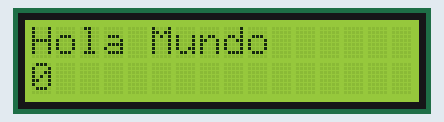
This sketch was run on a simulated Arduino Uno, built with avr-gcc and run on an emulated ATmega328P. Shown: 16×2 character LCD.

Above: at 0.1 s.
At 4.1 s:
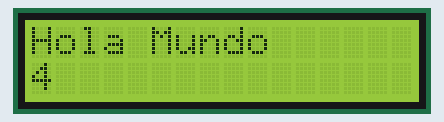
At 9.1 s:
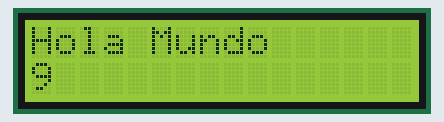
At 19.1 s:
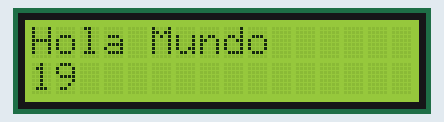
At 29.1 s:
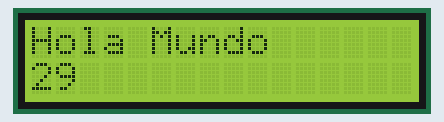
At 39.1 s:
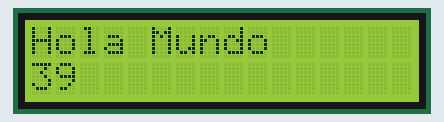

The sketch:

EX05_LCD_Display.ino
```cpp
/*
  Utilizar el display LCD 1602
 */

// Incluye la libreria del LCD
#include <LiquidCrystal.h>

// Inicializa la libreria con los pines utilizados
// RS, E, D4, D5, D6, D7
LiquidCrystal lcd(2, 3, 4, 5, 6, 7);

// la funcion setup() se ejecuta una vez al reiniciarse
void setup() {
  lcd.begin(16, 2);         // setea el numero de filas y columnas
  lcd.print("Hola Mundo");  // Mensaje inicial
}

// la funcion loop() es llamada internamente en un ciclo sin fin
void loop() {
  lcd.setCursor(0, 1);      // cursor en la columna 0, fila 1
  lcd.print(millis()/1000); // segundos desde el reset
}
```

Measured:
- what the display in image 1 shows lasts 1.0 s, from 4.0 s to 5.0 s
